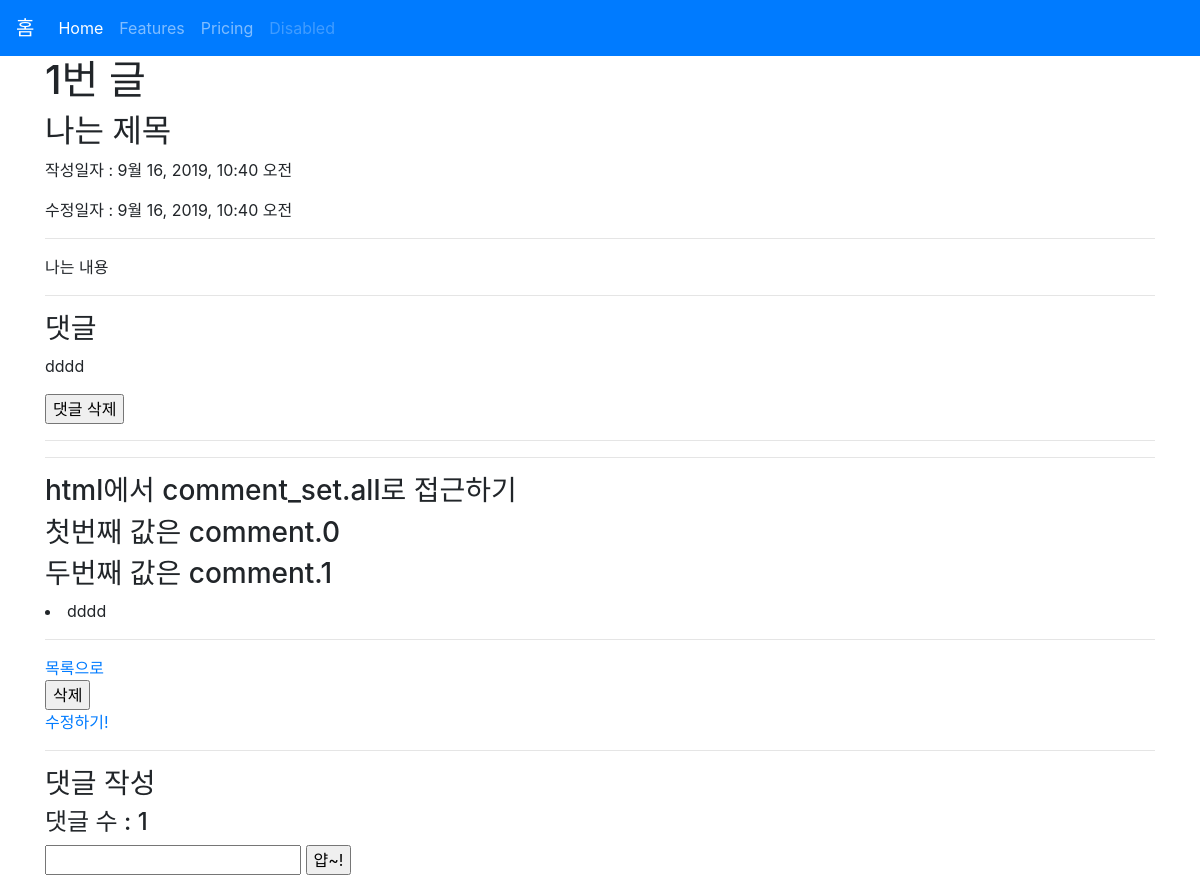
The app's page /articles/1/, older data.
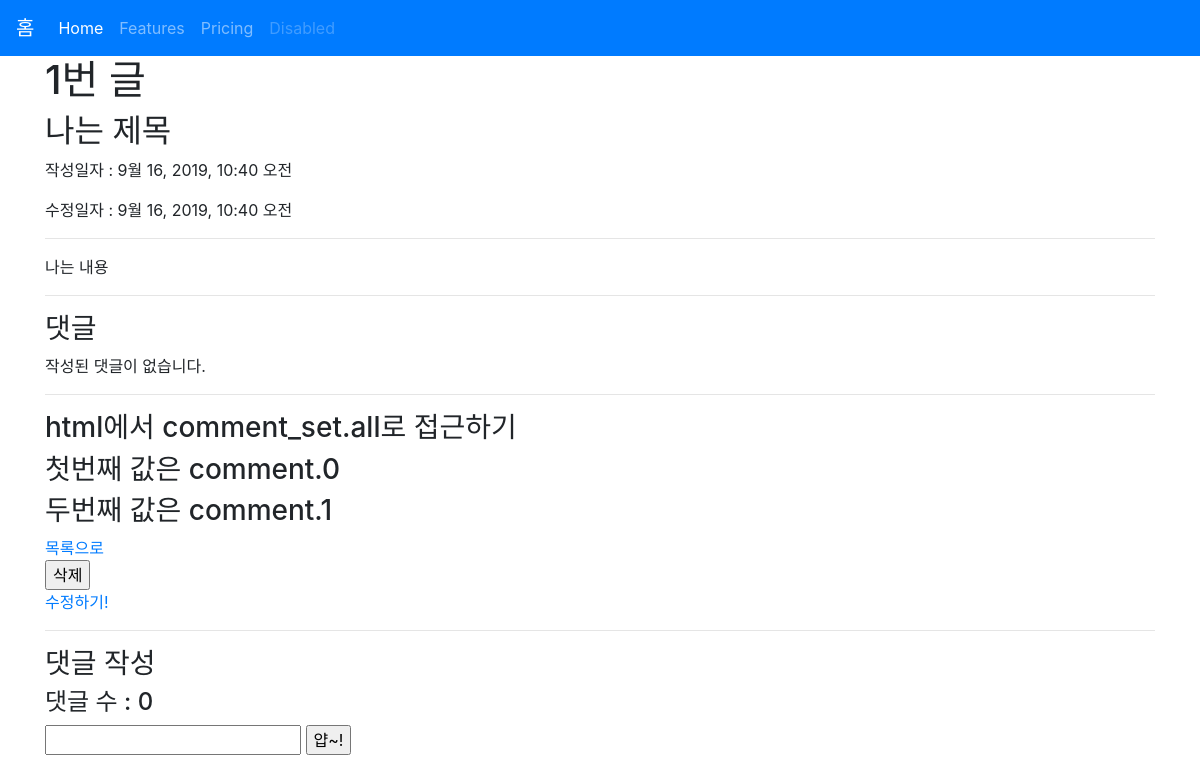
The same page, newer data.
### articles/models.py (models this page shows)
class Comment(models.Model):
    content = models.CharField(max_length=140)
    article = models.ForeignKey(Article, on_delete=models.CASCADE)

### articles/views.py (the view)
# urls.py: path('<int:article_pk>/', views.detail, name='detail'),
def detail(request, article_pk):
    article = Article.objects.get(id=article_pk)
    comments = article.comment_set.all()
    context = {
        'article': article,
        'comments': comments
    }
    return render(request, 'articles/detail.html', context)

### articles/templates/articles/detail.html (shortened to what this page needs)
{% extends 'articles/base.html' %}
{% block body %}
<h1>{{ article.id }}번 글</h1>
<h2>{{ article.title }}</h2>
<p>작성일자 : {{ article.created_at }}</p>
<p>수정일자 : {{ article.updated_at }}</p>
<hr>
<p>{{ article.content }}</p>
<hr>
<h3>댓글</h3>
{% for comment in comments %}
<p>{{ comment.content }}</p>
<form action="{% url 'articles:comment_delete' comment.pk %}" method="POST" onclick="return confirm('정말로 삭제하시겠습니까?')">
  <input type="submit" value="댓글 삭제">
</form>
<hr>
{% empty %}
<p>작성된 댓글이 없습니다.</p>
{% endfor %}
<hr>
<h3>html에서 comment_set.all로 접근하기</h3>
<h3>첫번째 값은 comment.0</h3>
<h3>두번째 값은 comment.1</h3>
{% for comment in article.comment_set.all %}
<li>{{ comment.content }}</li>
<hr>
{% endfor %}
<a href="{% url 'articles:index' %}">목록으로</a>
<form action="{% url 'articles:delete' article.pk %}" method="POST" onclick="return confirm('정말로 삭제하시겠습니까?')">
  <input type="submit" value="삭제">
</form>
<a href="{% url 'articles:update' article.pk %}">수정하기!</a>
<hr>
<h3>댓글 작성</h3>
<h4>댓글 수 : {{ comments.count }}</h4>
<form action="{% url 'articles:comment_create' article.pk %}" method="POST">
  <input type="text" name="content">
  <input type="submit" value="얍~!">
</form>
{% endblock %}

Row changes from the older to the newer data that the page shows:
removed Comment: content "dddd"
Text that changed along with them:
{{ comments.count }}: "1" → "0"
text now shown: "작성된 댓글이 없습니다."
